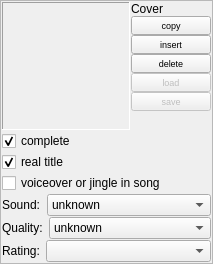
         <widget class="QFrame" name="frameOptions">
          <property name="maximumSize">
           <size>
            <width>220</width>
            <height>16777215</height>
           </size>
          </property>
          <property name="frameShape">
           <enum>QFrame::StyledPanel</enum>
          </property>
          <layout class="QVBoxLayout">
           <property name="spacing">
            <number>1</number>
           </property>
           <property name="margin">
            <number>1</number>
           </property>
           <item>
            <layout class="QHBoxLayout" name="horizontalLayout_3">
             <property name="topMargin">
              <number>0</number>
             </property>
             <item>
              <widget class="QLabel" name="cover">
               <property name="minimumSize">
                <size>
                 <width>128</width>
                 <height>128</height>
                </size>
               </property>
               <property name="maximumSize">
                <size>
                 <width>128</width>
                 <height>128</height>
                </size>
               </property>
               <property name="frameShape">
                <enum>QFrame::Panel</enum>
               </property>
               <property name="frameShadow">
                <enum>QFrame::Sunken</enum>
               </property>
               <property name="text">
                <string/>
               </property>
               <property name="scaledContents">
                <bool>true</bool>
               </property>
               <property name="alignment">
                <set>Qt::AlignCenter</set>
               </property>
               <property name="margin">
                <number>0</number>
               </property>
              </widget>
             </item>
             <item>
              <layout class="QVBoxLayout" name="verticalLayout_3">
               <property name="spacing">
                <number>0</number>
               </property>
               <property name="leftMargin">
                <number>0</number>
               </property>
               <property name="topMargin">
                <number>0</number>
               </property>
               <item>
                <widget class="QLabel" name="label_21">
                 <property name="text">
                  <string>Cover</string>
                 </property>
                </widget>
               </item>
               <item>
                <widget class="QPushButton" name="coverCopyButton">
                 <property name="maximumSize">
                  <size>
                   <width>16777215</width>
                   <height>20</height>
                  </size>
                 </property>
                 <property name="font">
                  <font>
                   <pointsize>7</pointsize>
                  </font>
                 </property>
                 <property name="text">
                  <string>copy</string>
                 </property>
                 <property name="iconSize">
                  <size>
                   <width>8</width>
                   <height>8</height>
                  </size>
                 </property>
                 <property name="flat">
                  <bool>false</bool>
                 </property>
                </widget>
               </item>
               <item>
                <widget class="QPushButton" name="coverInsertButton">
                 <property name="maximumSize">
                  <size>
                   <width>16777215</width>
                   <height>20</height>
                  </size>
                 </property>
                 <property name="font">
                  <font>
                   <pointsize>7</pointsize>
                  </font>
                 </property>
                 <property name="text">
                  <string>insert</string>
                 </property>
                 <property name="iconSize">
                  <size>
                   <width>8</width>
                   <height>8</height>
                  </size>
                 </property>
                 <property name="flat">
                  <bool>false</bool>
                 </property>
                </widget>
               </item>
               <item>
                <widget class="QPushButton" name="coverDeleteButton">
                 <property name="maximumSize">
                  <size>
                   <width>16777215</width>
                   <height>20</height>
                  </size>
                 </property>
                 <property name="font">
                  <font>
                   <pointsize>7</pointsize>
                  </font>
                 </property>
                 <property name="text">
                  <string>delete</string>
                 </property>
                 <property name="iconSize">
                  <size>
                   <width>8</width>
                   <height>8</height>
                  </size>
                 </property>
                 <property name="flat">
                  <bool>false</bool>
                 </property>
                </widget>
               </item>
               <item>
                <widget class="QPushButton" name="coverLoadButton">
                 <property name="enabled">
                  <bool>false</bool>
                 </property>
                 <property name="maximumSize">
                  <size>
                   <width>16777215</width>
                   <height>20</height>
                  </size>
                 </property>
                 <property name="font">
                  <font>
                   <pointsize>7</pointsize>
                  </font>
                 </property>
                 <property name="text">
                  <string>load</string>
                 </property>
                 <property name="iconSize">
                  <size>
                   <width>8</width>
                   <height>8</height>
                  </size>
                 </property>
                 <property name="flat">
                  <bool>false</bool>
                 </property>
                </widget>
               </item>
               <item>
                <widget class="QPushButton" name="coverSaveButton">
                 <property name="enabled">
                  <bool>false</bool>
                 </property>
                 <property name="maximumSize">
                  <size>
                   <width>16777215</width>
                   <height>20</height>
                  </size>
                 </property>
                 <property name="font">
                  <font>
                   <pointsize>7</pointsize>
                  </font>
                 </property>
                 <property name="text">
                  <string>save</string>
                 </property>
                 <property name="iconSize">
                  <size>
                   <width>8</width>
                   <height>8</height>
                  </size>
                 </property>
                 <property name="flat">
                  <bool>false</bool>
                 </property>
                </widget>
               </item>
               <item>
                <spacer name="verticalSpacer_3">
                 <property name="orientation">
                  <enum>Qt::Vertical</enum>
                 </property>
                 <property name="sizeHint" stdset="0">
                  <size>
                   <width>20</width>
                   <height>10</height>
                  </size>
                 </property>
                </spacer>
               </item>
              </layout>
             </item>
            </layout>
           </item>
           <item>
            <widget class="QCheckBox" name="complete">
             <property name="sizePolicy">
              <sizepolicy hsizetype="Maximum" vsizetype="Fixed">
               <horstretch>0</horstretch>
               <verstretch>0</verstretch>
              </sizepolicy>
             </property>
             <property name="text">
              <string>complete</string>
             </property>
             <property name="checked">
              <bool>true</bool>
             </property>
            </widget>
           </item>
           <item>
            <widget class="QCheckBox" name="realTitle">
             <property name="sizePolicy">
              <sizepolicy hsizetype="Maximum" vsizetype="Fixed">
               <horstretch>0</horstretch>
               <verstretch>0</verstretch>
              </sizepolicy>
             </property>
             <property name="text">
              <string>real title</string>
             </property>
             <property name="checked">
              <bool>true</bool>
             </property>
            </widget>
           </item>
           <item>
            <widget class="QCheckBox" name="interrupted">
             <property name="text">
              <string>voiceover or jingle in song</string>
             </property>
            </widget>
           </item>
           <item>
            <layout class="QHBoxLayout">
             <property name="spacing">
              <number>6</number>
             </property>
             <property name="margin">
              <number>0</number>
             </property>
             <item>
              <widget class="QLabel" name="label_45">
               <property name="sizePolicy">
                <sizepolicy hsizetype="Maximum" vsizetype="Minimum">
                 <horstretch>0</horstretch>
                 <verstretch>0</verstretch>
                </sizepolicy>
               </property>
               <property name="text">
                <string>Sound:</string>
               </property>
              </widget>
             </item>
             <item>
              <widget class="QComboBox" name="channels">
               <property name="sizePolicy">
                <sizepolicy hsizetype="Expanding" vsizetype="Fixed">
                 <horstretch>0</horstretch>
                 <verstretch>0</verstretch>
                </sizepolicy>
               </property>
               <property name="currentIndex">
                <number>0</number>
               </property>
               <property name="iconSize">
                <size>
                 <width>60</width>
                 <height>15</height>
                </size>
               </property>
               <property name="frame">
                <bool>true</bool>
               </property>
               <item>
                <property name="text">
                 <string>unknown</string>
                </property>
                <property name="icon">
                 <iconset resource="../resources.qrc">
                  <normaloff>:/channels/resources/sound-unknown.png</normaloff>:/channels/resources/sound-unknown.png</iconset>
                </property>
               </item>
               <item>
                <property name="text">
                 <string>Mono</string>
                </property>
                <property name="icon">
                 <iconset resource="../resources.qrc">
                  <normaloff>:/channels/resources/sound-mono.png</normaloff>:/channels/resources/sound-mono.png</iconset>
                </property>
               </item>
               <item>
                <property name="text">
                 <string>Stereo</string>
                </property>
                <property name="icon">
                 <iconset resource="../resources.qrc">
                  <normaloff>:/channels/resources/sound-stereo.png</normaloff>:/channels/resources/sound-stereo.png</iconset>
                </property>
               </item>
               <item>
                <property name="text">
                 <string>Dolby Stereo</string>
                </property>
                <property name="icon">
                 <iconset resource="../resources.qrc">
                  <normaloff>:/channels/resources/sound-dolbystereo.png</normaloff>:/channels/resources/sound-dolbystereo.png</iconset>
                </property>
               </item>
               <item>
                <property name="text">
                 <string>Dolby Surround</string>
                </property>
                <property name="icon">
                 <iconset resource="../resources.qrc">
                  <normaloff>:/channels/resources/sound-dolby-surround.png</normaloff>:/channels/resources/sound-dolby-surround.png</iconset>
                </property>
               </item>
               <item>
                <property name="text">
                 <string>Dolby Digital 5.1</string>
                </property>
                <property name="icon">
                 <iconset resource="../resources.qrc">
                  <normaloff>:/channels/resources/sound-dolbydigital-5.1.png</normaloff>:/channels/resources/sound-dolbydigital-5.1.png</iconset>
                </property>
               </item>
               <item>
                <property name="text">
                 <string>Dolby Digital EX</string>
                </property>
                <property name="icon">
                 <iconset resource="../resources.qrc">
                  <normaloff>:/channels/resources/sound-dolbydigital-5.1ex.png</normaloff>:/channels/resources/sound-dolbydigital-5.1ex.png</iconset>
                </property>
               </item>
               <item>
                <property name="text">
                 <string>DTS 5.1</string>
                </property>
                <property name="icon">
                 <iconset resource="../resources.qrc">
                  <normaloff>:/channels/resources/sound-dts-5.1.png</normaloff>:/channels/resources/sound-dts-5.1.png</iconset>
                </property>
               </item>
              </widget>
             </item>
            </layout>
           </item>
           <item>
            <layout class="QHBoxLayout">
             <property name="spacing">
              <number>6</number>
             </property>
             <property name="margin">
              <number>0</number>
             </property>
             <item>
              <widget class="QLabel" name="label_46">
               <property name="sizePolicy">
                <sizepolicy hsizetype="Maximum" vsizetype="Minimum">
                 <horstretch>0</horstretch>
                 <verstretch>0</verstretch>
                </sizepolicy>
               </property>
               <property name="text">
                <string>Quality:</string>
               </property>
              </widget>
             </item>
             <item>
              <widget class="QComboBox" name="quality">
               <property name="sizePolicy">
                <sizepolicy hsizetype="Expanding" vsizetype="Maximum">
                 <horstretch>0</horstretch>
                 <verstretch>0</verstretch>
                </sizepolicy>
               </property>
               <item>
                <property name="text">
                 <string>unknown</string>
                </property>
                <property name="icon">
                 <iconset resource="../resources.qrc">
                  <normaloff>:/quality/resources/quali-unknown.png</normaloff>:/quality/resources/quali-unknown.png</iconset>
                </property>
               </item>
               <item>
                <property name="text">
                 <string>sehr gut</string>
                </property>
                <property name="icon">
                 <iconset resource="../resources.qrc">
                  <normaloff>:/quality/resources/quali-1.png</normaloff>:/quality/resources/quali-1.png</iconset>
                </property>
               </item>
               <item>
                <property name="text">
                 <string>gut</string>
                </property>
                <property name="icon">
                 <iconset resource="../resources.qrc">
                  <normaloff>:/quality/resources/quali-2.png</normaloff>:/quality/resources/quali-2.png</iconset>
                </property>
               </item>
               <item>
                <property name="text">
                 <string>mittelmäßig</string>
                </property>
                <property name="icon">
                 <iconset resource="../resources.qrc">
                  <normaloff>:/quality/resources/quali-3.png</normaloff>:/quality/resources/quali-3.png</iconset>
                </property>
               </item>
               <item>
                <property name="text">
                 <string>schlecht</string>
                </property>
                <property name="icon">
                 <iconset resource="../resources.qrc">
                  <normaloff>:/quality/resources/quali-4.png</normaloff>:/quality/resources/quali-4.png</iconset>
                </property>
               </item>
               <item>
                <property name="text">
                 <string>sehr schlecht</string>
                </property>
                <property name="icon">
                 <iconset resource="../resources.qrc">
                  <normaloff>:/quality/resources/quali-5.png</normaloff>:/quality/resources/quali-5.png</iconset>
                </property>
               </item>
              </widget>
             </item>
            </layout>
           </item>
           <item>
            <layout class="QHBoxLayout">
             <property name="spacing">
              <number>6</number>
             </property>
             <property name="margin">
              <number>0</number>
             </property>
             <item>
              <widget class="QLabel" name="label_47">
               <property name="sizePolicy">
                <sizepolicy hsizetype="Maximum" vsizetype="Minimum">
                 <horstretch>0</horstretch>
                 <verstretch>0</verstretch>
                </sizepolicy>
               </property>
               <property name="text">
                <string>Rating:</string>
               </property>
              </widget>
             </item>
             <item>
              <widget class="QComboBox" name="rating">
               <property name="sizePolicy">
                <sizepolicy hsizetype="Expanding" vsizetype="Maximum">
                 <horstretch>0</horstretch>
                 <verstretch>0</verstretch>
                </sizepolicy>
               </property>
               <property name="minimumSize">
                <size>
                 <width>120</width>
                 <height>0</height>
                </size>
               </property>
               <property name="iconSize">
                <size>
                 <width>96</width>
                 <height>16</height>
                </size>
               </property>
               <item>
                <property name="text">
                 <string/>
                </property>
                <property name="icon">
                 <iconset resource="../resources.qrc">
                  <normaloff>:/bewertung/resources/sterne-unbewertet.png</normaloff>:/bewertung/resources/sterne-unbewertet.png</iconset>
                </property>
               </item>
               <item>
                <property name="text">
                 <string/>
                </property>
                <property name="icon">
                 <iconset resource="../resources.qrc">
                  <normaloff>:/bewertung/resources/sterne1.png</normaloff>:/bewertung/resources/sterne1.png</iconset>
                </property>
               </item>
               <item>
                <property name="text">
                 <string/>
                </property>
                <property name="icon">
                 <iconset resource="../resources.qrc">
                  <normaloff>:/bewertung/resources/sterne2.png</normaloff>:/bewertung/resources/sterne2.png</iconset>
                </property>
               </item>
               <item>
                <property name="text">
                 <string/>
                </property>
                <property name="icon">
                 <iconset resource="../resources.qrc">
                  <normaloff>:/bewertung/resources/sterne3.png</normaloff>:/bewertung/resources/sterne3.png</iconset>
                </property>
               </item>
               <item>
                <property name="text">
                 <string/>
                </property>
                <property name="icon">
                 <iconset resource="../resources.qrc">
                  <normaloff>:/bewertung/resources/sterne4.png</normaloff>:/bewertung/resources/sterne4.png</iconset>
                </property>
               </item>
               <item>
                <property name="text">
                 <string/>
                </property>
                <property name="icon">
                 <iconset resource="../resources.qrc">
                  <normaloff>:/bewertung/resources/sterne5.png</normaloff>:/bewertung/resources/sterne5.png</iconset>
                </property>
               </item>
               <item>
                <property name="text">
                 <string/>
                </property>
                <property name="icon">
                 <iconset resource="../resources.qrc">
                  <normaloff>:/bewertung/resources/sterne6.png</normaloff>:/bewertung/resources/sterne6.png</iconset>
                </property>
               </item>
              </widget>
             </item>
            </layout>
           </item>
           <item>
            <spacer name="verticalSpacer_2">
             <property name="orientation">
              <enum>Qt::Vertical</enum>
             </property>
             <property name="sizeHint" stdset="0">
              <size>
               <width>20</width>
               <height>0</height>
              </size>
             </property>
            </spacer>
           </item>
          </layout>
         </widget>
